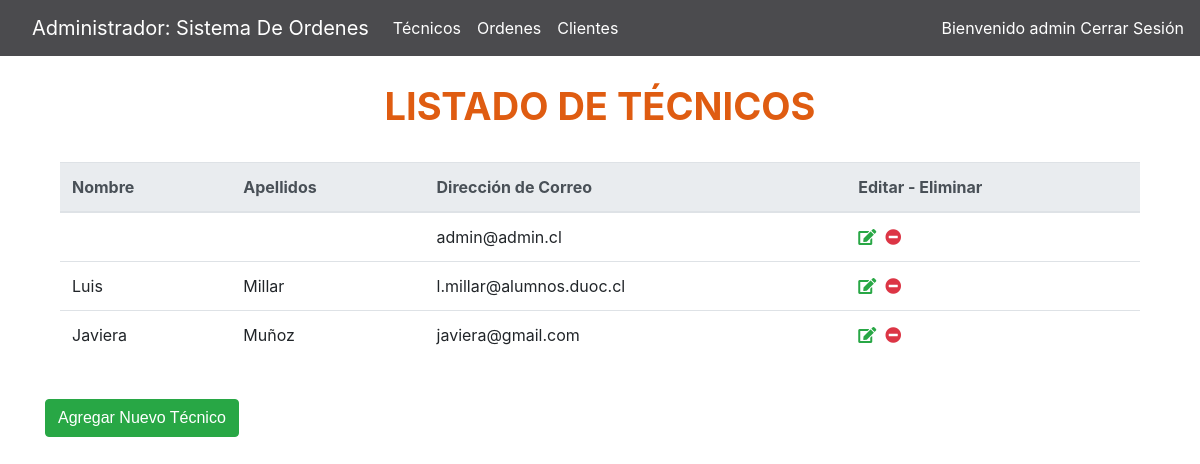
The page /ascensor/ListadoTecnicos.html (signed in) on the database its author committed.
### ascensor/models.py (models this page shows)
class Tecnico(AbstractUser):
    email = models.EmailField(unique=True)
    USERNAME_FIELD = 'email'
    REQUIRED_FIELDS = ['username']

### ascensor/views.py (the view)
# urls.py: path('ListadoTecnicos.html', views.listadoTecnicos, name='listadoTecnicos'),
@staff_member_required(login_url=settings.LOGIN_URL)
def listadoTecnicos(request):
    if request.method == 'POST':
        form = None
        if (request.POST['idTecnico'] != "None"):
            instance = get_object_or_404(Tecnico,id=request.POST['idTecnico'])
            form = TecnicoForm(request.POST,instance=instance)
        else:
            form = TecnicoForm(request.POST)
        if form.is_valid():
            form.instance.username = form.instance.email
            form.instance.set_password(form.instance.password)
            form.save()
            return HttpResponseRedirect('/ascensor/ListadoTecnicos.html?mensaje=exito')
    else:
        form = TecnicoForm()
    tecnicos = Tecnico.objects.all()
    return render(request, 'ascensor/ListadoTecnicos.html', {'form': form,'tecnicos':tecnicos})

### ascensor/templates/ascensor/ListadoTecnicos.html (shortened to what this page needs)
{% extends 'ascensor/base_admin.html' %}
{% load crispy_forms_tags %}
{% block content %}
    <div class="row">&nbsp;</div>
    <h3 class="Titulo">Listado de técnicos</h3>
    <div class="row">&nbsp;</div>
    <div class="container-fluid ">
        <table class="table" id="tecnico-tabla" >
            <thead class="thead-light">
            <tr>
                <th scope="col">Nombre</th>
                <th scope="col">Apellidos</th>
                <th scope="col">Dirección de Correo</th>
                <th scope="col">Editar - Eliminar</th>
            </tr>
            </thead>
            <tbody id="cuerpoTabla">
                {% for tecnico in tecnicos %}
                <tr>
                    <td data-label="Nombre: &nbsp">{{tecnico.first_name}}</td>
                    <td data-label="Apellidos: &nbsp">{{tecnico.last_name}}</td>
                    <td data-label="Dirección de correo: &nbsp">{{tecnico.email}}</td>
                    <td ><i class="fas fa-edit text-success" title="editar" onclick="editar('{{tecnico.id}}')" ></i>
                    &nbsp;<i class="fas fa-minus-circle text-danger" title="eliminar" onclick="eliminar('{{tecnico.id}}')"></i></td>
                </tr>
                {% endfor %}
            </tbody>
        </table>
        <div class="row">&nbsp;</div>
        <div class="row"><button class="btn btn-success" onclick="nuevo()" id="btnVarios">Agregar Nuevo Técnico</button></div>
    </div>
{% endblock %}

### ascensor/templates/ascensor/base_admin.html (shortened to what this page needs)
{% load static %}
<!doctype html>
<html lang="en">
  <head>
    <link rel="stylesheet" href="https://stackpath.bootstrapcdn.com/bootstrap/4.1.3/css/bootstrap.min.css">
    <link rel="stylesheet" href="https://use.fontawesome.com/releases/v5.5.0/css/all.css">
    <link href="{% static 'ascensor/css/base.css' %}" rel="stylesheet">
    <link href="{% static 'ascensor/css/cuerpo.css' %}" rel="stylesheet">
  </head>
  <body>
    <header>
      <nav class="navbar navbar-expand-md navbar-dark fixed-top bg-dark">
          <a class="navbar-brand" href="/ascensor/" >
            <a class="navbar-brand" href="/ascensor/">Administrador: Sistema De Ordenes</a>
          </a>
        <div class="collapse navbar-collapse" id="navbarCollapse">
          <ul class="navbar-nav mr-auto">
              <li class="nav-item active">
                  <a class="nav-link" href="ListadoTecnicos.html">Técnicos</a>
              </li>
            <li class="nav-item active">
              <a class="nav-link" href="ListadoOrdenes.html">Ordenes</a>
            </li>
            <li class="nav-item active">
                <a class="nav-link" href="ListadoClientes.html">Clientes</a>
            </li>
          </ul>
          <form class="form-inline mt-2 mt-md-0">
              {% if user.is_authenticated %}
              <div style="color: #FFF;">Bienvenido {{ user.username }}&nbsp;</div>
                  <a href="{% url 'salir' %}" alt="Cerrar Sesion">Cerrar Sesión</a>
              {% else %}
              <a  class="d-none d-md-block col-xs-12 col-md-4 col-lg-2"  href="index.html">
                  <img src="{% static 'ascensor/img/user.png' %}"  id="login" alt="Iniciar Sesión"/>
              </a>
              {% endif %}
          </form>
        </div>
      </nav>
    </header>
    <main role="main" class="container">
    {% block content %}
    {% endblock %}
    </main>
  </body>
</html>

### ascensor/static/ascensor/css/base.css (style rules this page uses)
html { position: relative; min-height: 100%; }
body { margin-bottom: 60px; }
.navbar { background-color: rgb(75, 75, 78) !important; }
.navbar a { color: white !important; }
body > .container { padding: 60px 15px 0; }

### ascensor/static/ascensor/css/cuerpo.css (style rules this page uses)
.Titulo { text-transform: uppercase; color:rgb(223, 92, 17); font-weight: bold; font-size: 38px; text-align: center; }
#btnVarios { font-family: Helvetica; font-size: 16px; }

### rows shown on the page
Tecnico: username "admin", email "admin@admin.cl"
Tecnico: first_name "Luis", last_name "Millar", email "l.millar@alumnos.duoc.cl"
Tecnico: first_name "Javiera", last_name "Muñoz", email "javiera@gmail.com"
